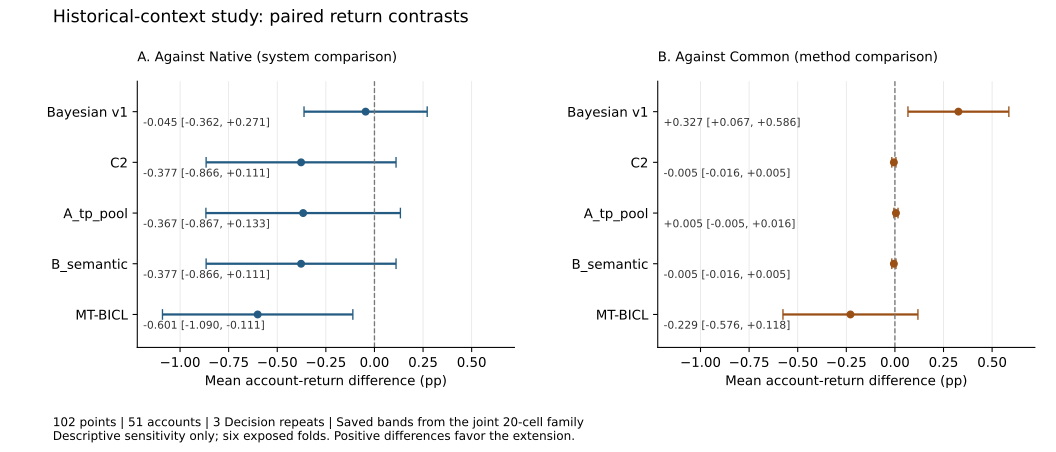

Recreate this plot in Python.
"""Vẽ contrast đã khóa của U09, không tái lấy mẫu hoặc chạy mô hình."""
from __future__ import annotations

import hashlib
import json
from pathlib import Path
import zipfile

import matplotlib
matplotlib.use("Agg")
import matplotlib.pyplot as plt

ROOT = Path(__file__).resolve().parents[3]
PACKAGE = ROOT / "docs/plan/week12/unified_analysis_results.zip"
MEMBER = "outputs/unified_integration/u09_analysis_r1/results.json"
PACKAGE_SHA256 = "e168d1d59218804d1f587fcb342d02c4e7bafbb963162eddae706039a00769a9"
RESULT_SHA256 = "3136ab9bdeab377196236e1a01402646257ec3beb251877702dbc86e1e67e31f"
METHODS = ("bayesian_v1", "C2", "A_tp_pool", "B_semantic", "MT_BICL")
LABELS = ("Bayesian v1", "C2", "A_tp_pool", "B_semantic", "MT-BICL")


def read_results() -> dict:
    """Kiểm byte gói ngoài/member trước khi đọc số, không sửa bằng chứng."""
    with PACKAGE.open("rb") as stream:
        if hashlib.file_digest(stream, "sha256").hexdigest() != PACKAGE_SHA256:
            raise ValueError("Gói U09 khác hash đã khóa")
    with zipfile.ZipFile(PACKAGE) as archive:
        raw = archive.read(MEMBER)
    if hashlib.sha256(raw).hexdigest() != RESULT_SHA256:
        raise ValueError("Kết quả U09 khác hash đã khóa")
    return json.loads(raw)


def main() -> None:
    """Xuất PDF/SVG cùng nội dung và PNG xem trước, không sinh draw mới."""
    result = read_results()
    plt.rcParams.update({"font.family": "DejaVu Sans", "font.size": 10,
                         "pdf.fonttype": 42, "svg.fonttype": "none"})
    fig, axes = plt.subplots(1, 2, figsize=(11, 4.7), sharex=True, sharey=True)
    for ax, baseline, title, color in zip(
        axes, ("original_fix", "original_common"),
        ("A. Against Native (system comparison)", "B. Against Common (method comparison)"),
        ("#245b82", "#9a4f15"),
    ):
        rows = [next(r for r in result["contrasts"] if r["baseline"] == baseline
                     and r["method"] == method
                     and r["endpoint"] == "account_return_percentage_points") for method in METHODS]
        for index, row in enumerate(rows):
            point, low, high = (row[k] for k in ("effect_pp", "band95_low_pp", "band95_high_pp"))
            if row["band_status"] != "DESCRIPTIVE_BANDS" or low is None or high is None:
                raise ValueError("Thiếu band đã lưu, không được tự tạo band")
            ax.errorbar(point, index, xerr=[[point-low], [high-point]], fmt="o",
                        color=color, ecolor=color, capsize=4, markersize=5, linewidth=1.7)
            ax.text(-1.19, index+0.28, f"{point:+.3f} [{low:+.3f}, {high:+.3f}]",
                    fontsize=8, color="#333333")
        ax.axvline(0, color="#777777", linestyle="--", linewidth=1)
        ax.set_title(title, fontsize=10, loc="left", pad=15)
        ax.set_xlim(-1.22, 0.72)
        ax.set_ylim(4.65, -0.6)
        ax.set_yticks(range(5), LABELS)
        ax.tick_params(axis="y", labelleft=True)
        ax.set_xlabel("Mean account-return difference (pp)")
        ax.grid(axis="x", color="#e5e5e5", linewidth=0.6)
        ax.set_axisbelow(True)
        for spine in ("top", "right"):
            ax.spines[spine].set_visible(False)
    fig.suptitle("Historical-context study: paired return contrasts", x=0.05, ha="left", fontsize=13)
    fig.text(0.05, 0.025, "102 points | 51 accounts | 3 Decision repeats | Saved bands from the joint 20-cell family\n"
             "Descriptive sensitivity only; six exposed folds. Positive differences favor the extension.", fontsize=9)
    fig.subplots_adjust(left=0.13, right=0.98, top=0.82, bottom=0.23, wspace=0.38)
    target = Path(__file__).with_suffix("")
    fig.savefig(target.with_suffix(".pdf"), metadata={"Title": "F09: paired return contrasts", "CreationDate": None})
    fig.savefig(target.with_suffix(".svg"), metadata={"Date": None})
    fig.savefig(target.with_suffix(".png"), dpi=160)
    plt.close(fig)
    print("Đã xuất F09 từ đúng mười contrast return đã lưu; không tạo phân tích mới.")


if __name__ == "__main__":
    main()
